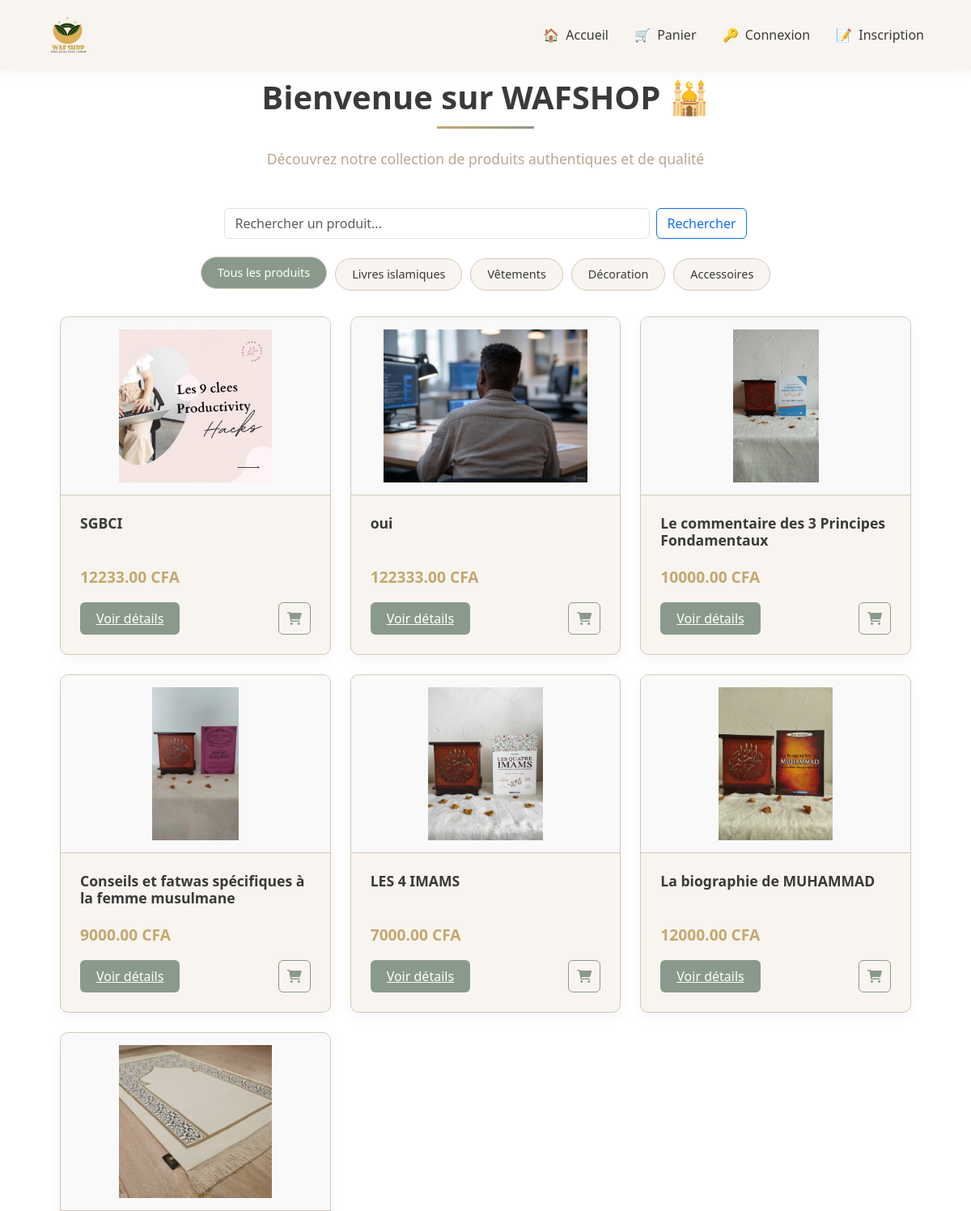
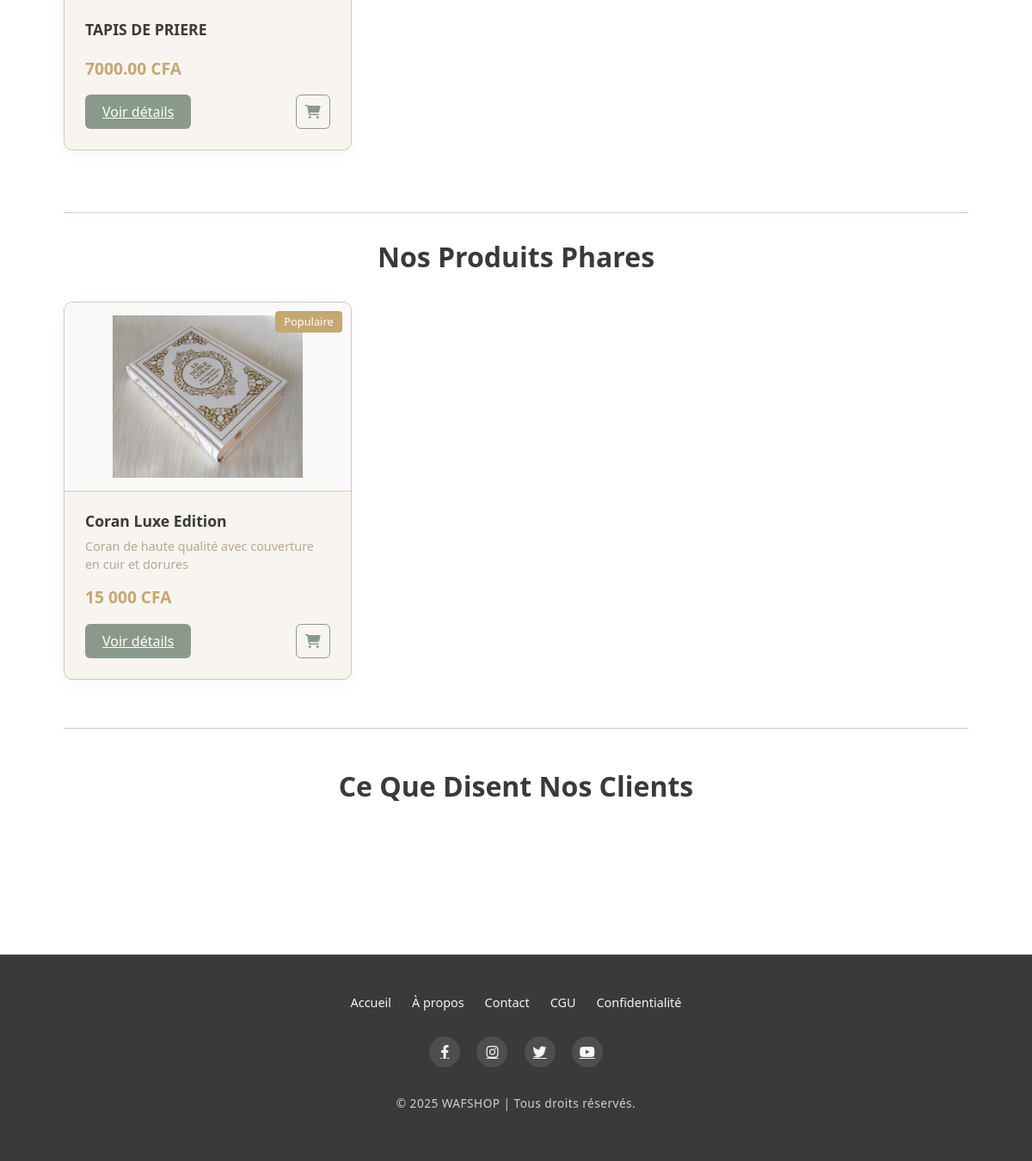
The page / on the database its author committed (2 pictures, top to bottom).
### store/models.py (models this page shows, shortened)
class Product(models.Model):
    category = models.ForeignKey(Category, related_name="products", on_delete=models.CASCADE)
    name = models.CharField(max_length=150)
    slug = models.SlugField(max_length=150, unique=True)
    description = models.TextField()
    price = models.DecimalField(max_digits=10, decimal_places=2)
    stock = models.PositiveIntegerField()
    image = models.ImageField(upload_to='products/', null=True, blank=True)
    is_available = models.BooleanField(default=True)
    created_at = models.DateTimeField(auto_now_add=True)
    updated_at = models.DateTimeField(auto_now=True)

### store/views.py (the view)
# urls.py: path('', views.home, name='home'),
def home(request):
    query = request.GET.get('q')
    category = request.GET.get('category')
    products = Product.objects.all()
    if query:
        products = products.filter(name__icontains=query)
    if category and category != "all":
        products = products.filter(category__iexact=category)
    paginator = Paginator(products, 9)  # 9 produits par page
    page_number = request.GET.get('page')
    page_obj = paginator.get_page(page_number)
    return render(request, 'store/home.html', {
        'products': page_obj,  # ⚠️ Passe `page_obj` au lieu de `products`
        'page_obj': page_obj,
    })

### islamic_store/context_processors.py (called while the page is built)
def unread_notifications_count(request):
    if request.user.is_authenticated:
        count = Notification.objects.filter(user=request.user, is_read=False).count()
        return {'notif_count': count}
    return {'notif_count': 0}

### store/templates/store/home.html (shortened to what this page needs)
{% extends 'base.html' %}
{% block content %}
<div class="home-container">
    <div class="welcome-section">
        <h1 class="welcome-title">Bienvenue sur WAFSHOP <span>🕌</span></h1>
        <p class="welcome-subtitle">Découvrez notre collection de produits authentiques et de qualité</p>
    </div>
    <form method="GET" class="mb-4 d-flex justify-content-center">
        <input type="text" name="q" class="form-control me-2 w-50" placeholder="Rechercher un produit..." value="{{ request.GET.q }}">
        <button type="submit" class="btn btn-outline-primary">Rechercher</button>
    </form>
    <div class="categories-nav">
        <button class="category-btn active">Tous les produits</button>
        <button class="category-btn">Livres islamiques</button>
        <button class="category-btn">Vêtements</button>
        <button class="category-btn">Décoration</button>
        <button class="category-btn">Accessoires</button>
    </div>
    <div class="row">
        {% if products %}
            {% for product in page_obj %}
                <div class="col-lg-4 col-md-6 mb-4">
                    <div class="product-card">
                        <div class="img-container">
                            {% if product.image %}
                                <img src="{{ product.image.url }}" class="product-img" alt="{{ product.name }}">
                            {% else %}
                                <img src="/static/images/default-product.jpg" class="product-img" alt="Image par défaut">
                            {% endif %}
                        </div>
                        <div class="card-body">
                            <h5 class="product-title">{{ product.name }}</h5>
                            <p class="product-description">{{ product.short_description|truncatechars:80 }}</p>
                            <p class="product-price">{{ product.price }} CFA</p>
                            <div class="product-footer">
                                <a href="{% url 'store:product_detail' product.id product.slug %}" class="details-btn">
                                    Voir détails
                                </a>
                                <button class="add-to-cart-btn" data-product-id="{{ product.id }}">
                                    <i class="fas fa-shopping-cart"></i>
                                </button>
                            </div>
                        </div>
                    </div>
                </div>
            {% endfor %}
        {% else %}
            <div class="no-products">
                <p><i class="fas fa-box-open"></i> Aucun produit disponible pour le moment.</p>
            </div>
        {% endif %}
    </div>
    <div class="featured-section">
        <h2 class="section-title">Nos Produits Phares</h2>
        <div class="row">
            <div class="col-md-4 mb-4">
                <div class="product-card">
                    <div class="img-container">
                        <img src="/static/images/featured-1.jpg" class="product-img" alt="Produit phare 1">
                        <span class="product-badge">Populaire</span>
                    </div>
                    <div class="card-body">
                        <h5 class="product-title">Coran Luxe Edition</h5>
                        <p class="product-description">Coran de haute qualité avec couverture en cuir et dorures</p>
                        <p class="product-price">15 000 CFA</p>
                        <div class="product-footer">
                            <a href="#" class="details-btn">Voir détails</a>
                            <button class="add-to-cart-btn">
                                <i class="fas fa-shopping-cart"></i>
                            </button>
                        </div>
                    </div>
                </div>
            </div>
        </div>
    </div>
    <div class="testimonials">
        <h2 class="section-title">Ce Que Disent Nos Clients</h2>
    </div>
</div>
<link rel="stylesheet" href="https://cdnjs.cloudflare.com/ajax/libs/font-awesome/6.0.0/css/all.min.css">
{% endblock %}

### store/templates/base.html (shortened to what this page needs)
<!DOCTYPE html>
<html lang="fr">
<head>
    <link href="https://cdn.jsdelivr.net/npm/bootstrap@5.3.0/dist/css/bootstrap.min.css" rel="stylesheet">
</head>
<body>
    {% include 'partials/navbar.html' %}
    <div class="container my-5">
        {% block content %}
        {% endblock %}
    </div>
    {% include 'partials/footer.html' %}
</body>
</html>

### store/templates/partials/navbar.html (shortened to what this page needs)
<nav class="navbar navbar-expand-lg navbar-modern fixed-top">
    <div class="container">
        <a class="navbar-brand d-flex align-items-center" href="{% url 'store:home' %}">
            <img src="/media/photo/waf.png" alt="Logo WAFSHOP" class="navbar-logo me-2">
        </a>
        <div class="collapse navbar-collapse" id="navbarNav">
            <ul class="navbar-nav ms-auto">
                <li class="nav-item">
                    <a class="nav-link" href="{% url 'store:home' %}">
                        <span class="me-1 d-none d-sm-inline">🏠</span> Accueil
                    </a>
                </li>
                <li class="nav-item">
                    <a class="nav-link" href="{% url 'cart:cart_detail' %}">
                        <span class="me-1 d-none d-sm-inline">🛒</span> Panier
                    </a>
                </li>
                {% if user.is_authenticated %}
                <li class="nav-item dropdown">
                    <a class="nav-link dropdown-toggle" href="#" id="userMenu" role="button" data-bs-toggle="dropdown">
                        <span class="me-1 d-none d-sm-inline">👤</span> Compte
                    </a>
                    <ul class="dropdown-menu dropdown-menu-modern dropdown-menu-end" aria-labelledby="userMenu">
                        <li>
                            <a class="dropdown-item dropdown-item-modern" href="{% url 'accounts:profile' %}">
                                <span class="me-2">🔧</span> Profil
                            </a>
                        </li>
                        <li>
                            <a class="dropdown-item dropdown-item-modern" href="{% url 'accounts:client_dashboard' %}">
                                <span class="me-2">📊</span> Tableau de bord
                            </a>
                        </li>
                        <li>
                            <a class="dropdown-item dropdown-item-modern position-relative" href="{% url 'accounts:notifications' %}">
                                <span class="me-2">🔔</span> Notifications
                                {% if notif_count > 0 %}
                                <span class="position-absolute top-50 end-0 translate-middle-y badge notification-badge-modern me-2">
                                    {{ notif_count }}
                                </span>
                                {% endif %}
                            </a>
                        </li>
                        <li><hr class="dropdown-divider-modern"></li>
                        <li>
                            <a class="dropdown-item dropdown-item-modern" href="{% url 'accounts:logout' %}">
                                <span class="me-2">🚪</span> Déconnexion
                            </a>
                        </li>
                    </ul>
                </li>
                {% else %}
                <li class="nav-item">
                    <a class="nav-link" href="{% url 'accounts:login' %}">
                        <span class="me-1 d-none d-sm-inline">🔑</span> Connexion
                    </a>
                </li>
                <li class="nav-item">
                    <a class="nav-link" href="{% url 'accounts:register' %}">
                        <span class="me-1 d-none d-sm-inline">📝</span> Inscription
                    </a>
                </li>
                {% endif %}
            </ul>
        </div>
    </div>
</nav>

### store/templates/partials/footer.html (shortened to what this page needs)
<footer class="footer-modern">
    <div class="container">
        <div class="footer-links">
            <a href="{% url 'store:home' %}">Accueil</a>
            <a href="{% url 'store:about' %}">À propos</a>
            <a href="{% url 'store:contact' %}">Contact</a>
            <a href="{% url 'store:terms' %}">CGU</a>
            <a href="{% url 'store:privacy' %}">Confidentialité</a>
        </div>
        <div class="social-icons">
            <a href="https://web.facebook.com/aubonheurdesesclients/?_rdc=1&_rdr#" aria-label="Facebook"><i class="fab fa-facebook-f"></i></a>
            <a href="https://www.instagram.com/optimistewatt77/" aria-label="Instagram"><i class="fab fa-instagram"></i></a>
            <a href="#" aria-label="Twitter"><i class="fab fa-twitter"></i></a>
            <a href="#" aria-label="YouTube"><i class="fab fa-youtube"></i></a>
        </div>
        <p class="copyright">
            &copy; <span id="current-year">2025</span> WAFSHOP | Tous droits réservés.
        </p>
    </div>
</footer>

### store/templates/partials/navbar.html (style rules this page uses)
:root { --islamic-sage: #8a9a8a; --islamic-sand: #d3c9b8; --islamic-clay: #b8a692; --islamic-charcoal: #3a3a3a; --islamic-ivory: #f8f5f0; --islamic-gold: #c4a86f; }
.navbar-modern { background-color: var(--islamic-ivory); box-shadow: 0 2px 15px rgba(58, 58, 58, 0.08); transition: all 0.4s cubic-bezier(0.25, 0.8, 0.25, 1); }
.navbar-modern .navbar-brand { color: var(--islamic-charcoal); font-weight: 600; letter-spacing: 0.5px; font-family: 'Segoe UI', Tahoma, Geneva, Verdana, sans-serif; transition: all 0.3s ease; }
.navbar-modern .nav-link { color: var(--islamic-charcoal); font-weight: 500; position: relative; margin: 0 8px; padding: 8px 12px; transition: all 0.3s ease; }
.navbar-modern .nav-link::before { content: ''; position: absolute; width: 0; height: 2px; bottom: 0; left: 0; background-color: var(--islamic-sage); transition: width 0.3s ease; }
.navbar-logo { height: 80px; margin-top: -10px; margin-bottom: -10px; }

### store/templates/store/home.html (style rules this page uses)
.home-container { background: linear-gradient(rgba(248, 245, 240, 0.8),) url('/static/images/islamic-pattern-light.jpg') center/cover fixed; min-height: 100vh; padding: 3rem 2rem; }
.welcome-section { text-align: center; margin-bottom: 3rem; }
.welcome-title { color: var(--islamic-charcoal); font-weight: 600; position: relative; padding-bottom: 15px; display: inline-block; }
.welcome-title::after { content: ''; position: absolute; width: 120px; height: 3px; bottom: 0; left: 50%; transform: translateX(-50%); background: linear-gradient(to right, var(--islamic-gold), var(--islamic-sage)); }
.welcome-subtitle { color: var(--islamic-clay); font-size: 1.1rem; margin-top: 1rem; }
.categories-nav { display: flex; justify-content: center; flex-wrap: wrap; gap: 10px; margin-bottom: 2rem; }
.category-btn { background-color: var(--islamic-ivory); border: 1px solid var(--islamic-sand); color: var(--islamic-charcoal); padding: 8px 20px; border-radius: 20px; transition: all 0.3s ease; font-size: 0.9rem; }
.category-btn:hover, .category-btn.active { background-color: var(--islamic-sage); color: white; transform: translateY(-2px); }
.product-card { background-color: var(--islamic-ivory); border-radius: 10px; border: 1px solid var(--islamic-sand); box-shadow: 0 5px 15px rgba(58, 58, 58, 0.05); transition: all 0.3s ease; height: 100%; overflow: hidden; display: flex; flex-direction: column; }
.img-container { height: 220px; overflow: hidden; display: flex; align-items: center; justify-content: center; background-color: #f9f9f9; border-bottom: 1px solid var(--islamic-sand); position: relative; }
.product-badge { position: absolute; top: 10px; right: 10px; background-color: var(--islamic-gold); color: white; padding: 3px 10px; border-radius: 4px; font-size: 0.8rem; font-weight: 500; }
.product-img { width: 100%; height: 100%; object-fit: contain; padding: 15px; transition: transform 0.3s ease; }
.card-body { padding: 1.5rem; flex-grow: 1; display: flex; flex-direction: column; }
.product-title { color: var(--islamic-charcoal); font-weight: 600; margin-bottom: 0.5rem; font-size: 1.1rem; }
.product-description { color: var(--islamic-clay); font-size: 0.9rem; margin-bottom: 0.8rem; flex-grow: 1; }
.product-price { color: var(--islamic-gold); font-weight: 600; font-size: 1.2rem; margin-bottom: 1rem; }
.product-footer { display: flex; justify-content: space-between; align-items: center; margin-top: auto; }
.details-btn { background-color: var(--islamic-sage); color: white; border: none; padding: 8px 20px; border-radius: 6px; font-weight: 500; transition: all 0.3s ease; }
.add-to-cart-btn { background-color: transparent; border: 1px solid var(--islamic-sage); color: var(--islamic-sage); padding: 8px; border-radius: 6px; transition: all 0.3s ease; display: flex; align-items: center; justify-content: center; width: 40px; height: 40px; }
.featured-section { margin: 3rem 0; padding: 2rem 0; border-top: 1px solid var(--islamic-sand); border-bottom: 1px solid var(--islamic-sand); }
.section-title { color: var(--islamic-charcoal); text-align: center; margin-bottom: 2rem; font-weight: 600; }
.testimonials { margin: 3rem 0; }

### rows shown on the page
Product: image (picture), name "SGBCI", price "12233.00"
Product: image (picture), name "oui", price "122333.00"
Product: image (picture), name "Le commentaire des 3 Principes Fondamentaux", price "10000.00"
Product: image (picture), name "Conseils et fatwas spécifiques à la femme musulmane", price "9000.00"
Product: image (picture), name "LES 4 IMAMS", price "7000.00"
Product: image (picture), name "La biographie de MUHAMMAD", price "12000.00"
Product: image (picture), name "TAPIS DE PRIERE", price "7000.00"
